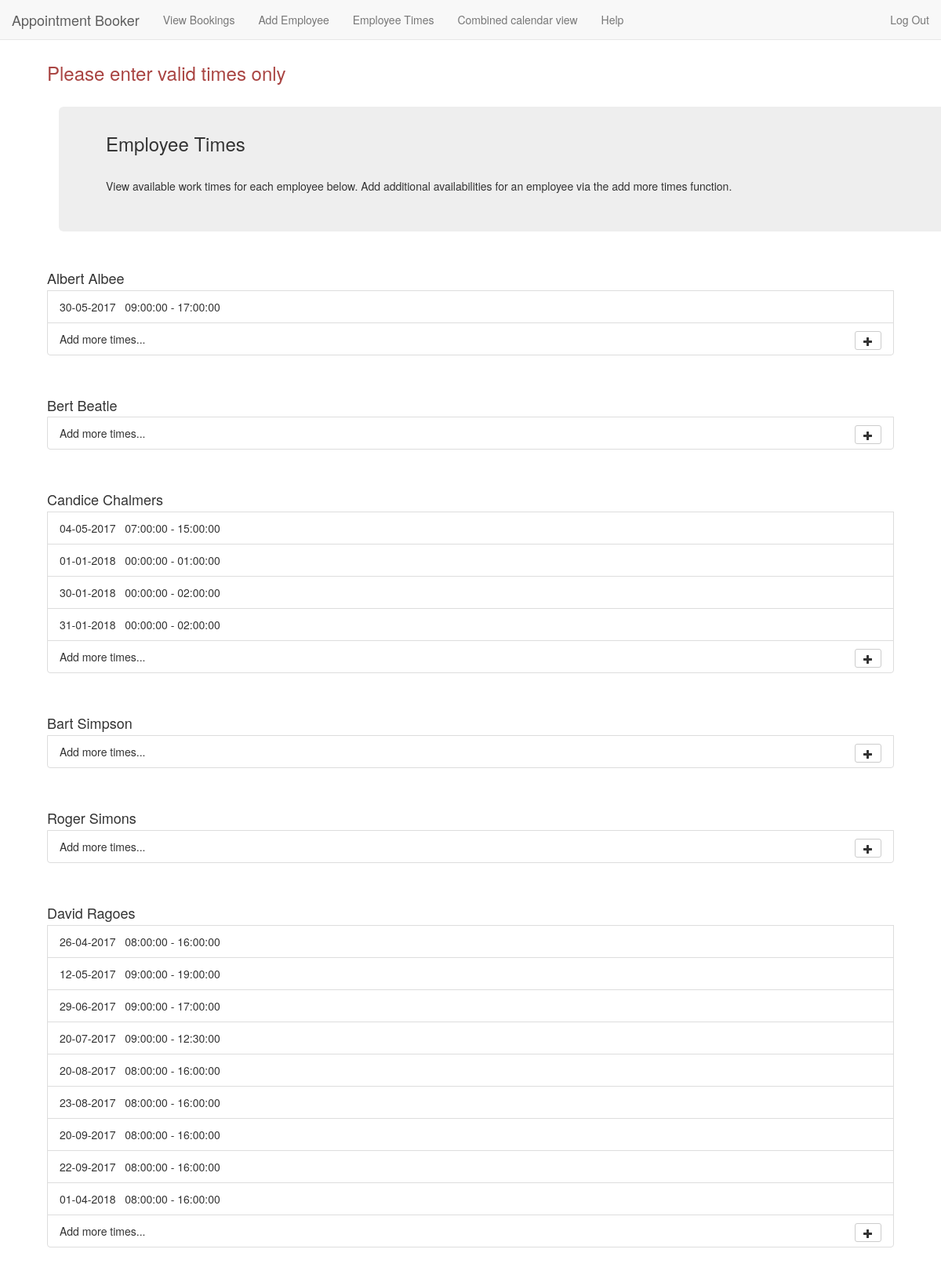
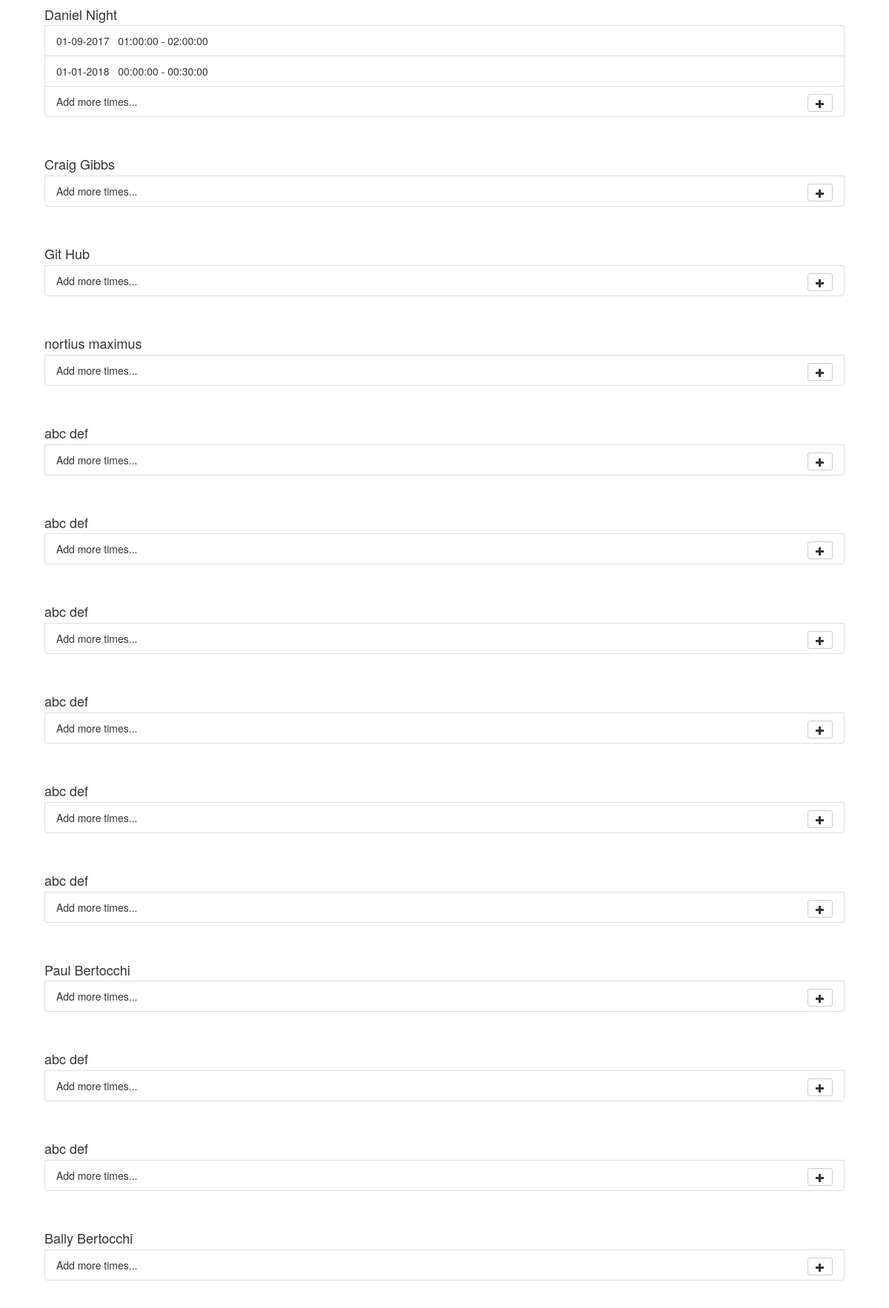
The page /WorkerAvailability.php?error=bad_time (signed in, upper part) on the database its author committed (2 pictures, top to bottom).
### tables this page shows
CREATE TABLE `Employees` (
  `empID` int(11) NOT NULL AUTO_INCREMENT,
  `fName` varchar(40) NOT NULL,
  `lName` varchar(40) NOT NULL,
  `email` varchar(100) NOT NULL,
  PRIMARY KEY (`empID`)
);

### Controller.class.php (called while the page is built, shortened)
<?php
require_once('views/SiteContainer.class.php');
class Controller
{
    private $db;
    public function __construct()
    {
        require_once('config.php');
        $this->db = new mysqli(
            $config['db_addr'],
            $config['db_user'],
            $config['db_pass'],
            $config['db_name']
        );
    }
    public function workers_availability()
    {
        $q = $this->db->prepare("SELECT empID, fName, lName FROM Employees;");
        if (!$q->execute())
            return false;
        $result = $q->get_result();
        $employees = array();
        $i = 0;
        while ($row = mysqli_fetch_assoc($result))
        {
            $employees[$i]['empID'] = $row['empID'];
            $employees[$i]['fName'] = $row['fName'];
            $employees[$i]['lName'] = $row['lName'];
            $employees[$i]['shifts'] = $this->get_worker_hours($employees[$i]['empID']);
            $i++;
        }
        return $employees;
    }
    public function get_worker_hours($empID)
    {
        require_once('models/Timeslot.class.php');
        $q = $this->db->prepare("SELECT A.dateTime FROM TimeSlot A, CanWork C WHERE A.dateTime = C.dateTime AND C.empID = '$empID'");
        $result = $q->get_result();
        $timeslots = array();
        while ($row = mysqli_fetch_array($result))
        {
            $start = new DateTime($row['dateTime']);
            $end = new DateTime($row['dateTime']);
            $end->modify('+'.MINIMUM_INTERVAL.' minutes');
            $now = new DateTime();
            if ($now > $start)
                continue;
            $timeslots[] = new Timeslot($start, $end);
        }
        $timeslots = $this->concatenate($timeslots);
        return $timeslots;
    }
    public function concatenate($ts)
    {
        $n = count($ts);
        for ($k = 0; $k < $n; $k++)
        {
            for ($i = 0; $i < count($ts) - 1; $i++)
            {
                for ($j = $i+1; $j < count($ts); $j++)
                {
                    if ($ts[$i]->get_end() >= $ts[$j]->get_start() && $ts[$i]->get_start() <= $ts[$j]->get_end())
                    {
                        $ts[$i] = new Timeslot(min($ts[$i]->get_start(), $ts[$j]->get_start()), max($ts[$j]->get_end(), $ts[$i]->get_end()));
                        unset($ts[$j]);
                        $ts = array_values($ts);
                    }
                }
            }
        }
        return $ts;
    }
    public function show_worker_availability()
    {
        $employees = $this->workers_availability();
        require_once('views/FormError.class.php');
        require_once('views/WorkerAvailability.class.php');
        $page = new WorkerAvailability();
        $page->printHtml($employees);
    }
}

### WorkerAvailability.php (called while the page is built, shortened)
<?php
require_once('Controller.class.php');
$controller = new Controller();
$controller->show_worker_availability();

### config.php (called while the page is built, shortened)
<?php
$config = array(
    'site_url' => '',
    'site_path' => '',
    'db_addr' => 'localhost',
    'db_user' => 'antfellow',
    'db_pass' => '',
    'db_name' => 'appt_booker',
    'debug' => true
);

### models/Timeslot.class.php (called while the page is built)
<?php
class Timeslot
{
    private $start;
    private $end;
    public function __construct($start, $end)
    {
        $this->start = $start;
        $this->end = $end;
    }
    public function get_start() { return $this->start; }
    public function get_end() { return $this->end; }
}

### views/WorkerAvailability.class.php (the view, shortened to what this page needs)
<?php
class WorkerAvailability
{
    public function printHtml($employees)
    {
    ?>
    <div class="container">
        <div class = "jumbotron jumbotron-fluid">
            <h3>Employee Times</h3><br>
            View available work times for each employee below.  Add additional availabilities for an employee via the add more times function.
        </div>
    </div>
    <?php
        for ($i = 0; $i < count($employees); $i++)
        {
            $fname = $employees[$i]['fName'];
            $lname = $employees[$i]['lName'];
            echo "<br>";
            echo "<form id=\"form\" method=\"POST\" action = \"../send_hrs.php\">";
            echo "<h4 class = \"list-group-item-heading\">".$fname." ".$lname."</h4>";
            foreach($employees[$i]['shifts'] as $value)
            {
                $st = $value->get_start();
                $en = $value->get_end();
                $date_only = $st->format("d-m-Y");
                $start_time = $st->format("H:i:s");
                $end_time = $en->format("H:i:s");
                echo "<div id = \"hrs_list\" class = \"list-group-item\">".$date_only."&nbsp;&nbsp;&nbsp;".$start_time." - ".$end_time.
                    "</div>";
            }
            echo "<div id = \"".$employees[$i]['empID']."\" class = \"list-group-item\"> Add more times...
                         <span class=\"pull-right\">
                            <button type=\"button\" class=\"btn btn-default btn-sm btn-circle\" onclick=\"add_hrs(".$employees[$i]['empID'].")\">
                                <i class=\"glyphicon glyphicon-plus\"></i>
                            </button>
                        </span>
                    </div>";
            echo "</form>";
            echo "<br>";
        }
    }
}

### css/custom.css (style rules this page uses)
html { position: relative; min-height: 100%; }
body { margin-bottom: 60px; padding-top: 60px; }
@media screen and (min-width: 768px) { .jumbotron { padding-top: 14px; } }

### rows shown on the page
employees: fName "Albert", lName "Albee", date_only "30-05-2017", start_time "09:00:00", end_time "17:00:00"
employees: fName "Bert", lName "Beatle"
employees: fName "Candice", lName "Chalmers", date_only "04-05-2017", start_time "07:00:00", end_time "15:00:00", date_only "01-01-2018", start_time "00:00:00", end_time "01:00:00", date_only "30-01-2018", end_time "02:00:00", date_only "31-01-2018"
employees: fName "Bart", lName "Simpson"
employees: fName "Roger", lName "Simons"
employees: fName "David", lName "Ragoes", date_only "26-04-2017", start_time "08:00:00", end_time "16:00:00", date_only "12-05-2017", start_time "09:00:00", end_time "19:00:00", date_only "29-06-2017", end_time "17:00:00", date_only "20-07-2017", end_time "12:30:00", date_only "20-08-2017", date_only "23-08-2017", date_only "20-09-2017", date_only "22-09-2017", date_only "01-04-2018"
employees: fName "Daniel", lName "Night", date_only "01-09-2017", start_time "01:00:00", end_time "02:00:00", date_only "01-01-2018", start_time "00:00:00", end_time "00:30:00"
employees: fName "Craig", lName "Gibbs"
employees: fName "Git", lName "Hub"
employees: fName "nortius", lName "maximus"
employees: fName "abc", lName "def"
employees: fName "abc", lName "def"
employees: fName "abc", lName "def"
employees: fName "abc", lName "def"
employees: fName "abc", lName "def"
employees: fName "abc", lName "def"
employees: fName "Paul", lName "Bertocchi"
employees: fName "abc", lName "def"
employees: fName "abc", lName "def"
employees: fName "Bally", lName "Bertocchi"

### other values the page prints
$this->error[$errors[$i]] "Please enter valid times only"
